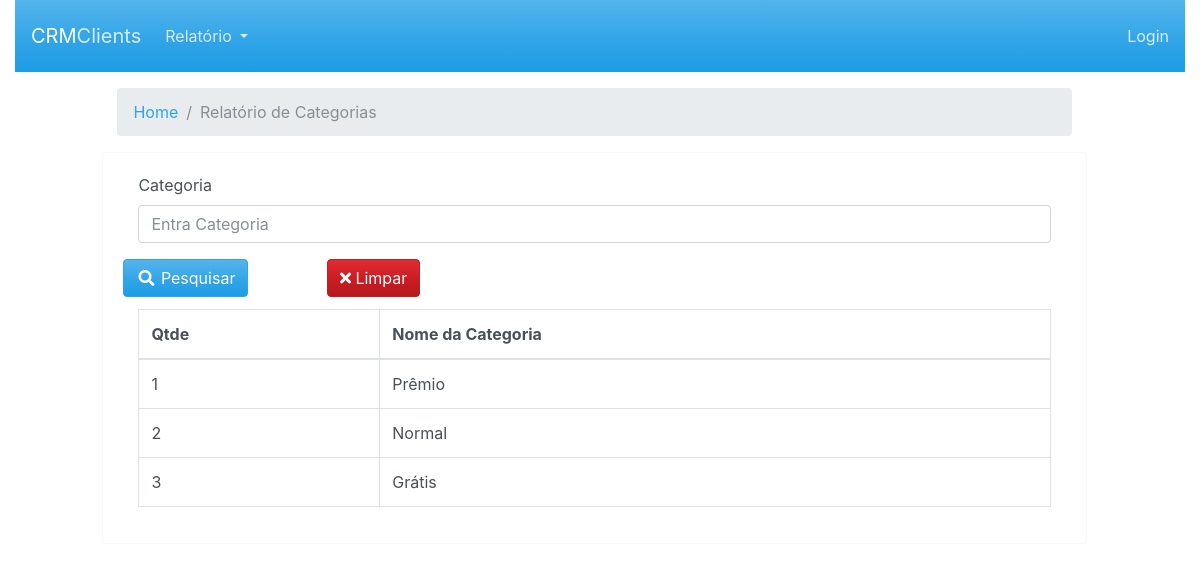
/views/visualizar/categoria.blade.php, run on the app's committed database.
### tables this page shows
CREATE TABLE `categoria` (
  `idCategoria` int(11) NOT NULL,
  `NomeCategoria` varchar(45) NOT NULL,
  `Status` tinyint(4) NOT NULL DEFAULT 1
);

### include/Database.php (called while the page is built, shortened)
<?php
class Database{
    protected $pdo;
    public function __construct(\PDO $pdo)
    {
        $this->pdo = $pdo;
        $this->pdo->setAttribute(\PDO::ATTR_ERRMODE, \PDO::ERRMODE_EXCEPTION);
    }
    public function getAllRecords($tableName, $fields='*', $cond='', $orderBy='', $limit='')
    {
        $stmt = $this->pdo->prepare("SELECT $fields FROM $tableName WHERE 1 ".$cond." ".$orderBy." ".$limit);
        $stmt->execute();
        $rows = $stmt->fetchAll(PDO::FETCH_ASSOC);
        return $rows;
    }
}
?>

### BD/config.php (called while the page is built, shortened)
<?php
include_once('../../include/Database.php');
$dsn	= 	"mysql:dbname=".SS_DB_NAME.";host=".SS_DB_HOST."";
$pdo	=	"";
try {
	$pdo = new PDO($dsn, SS_DB_USER, SS_DB_PASSWORD);
}catch (PDOException $e) {
	echo "Connection failed: " . $e->getMessage();
}
$db 	=	new Database($pdo);
?>

### views/visualizar/categoria.blade.php (the view, shortened to what this page needs)
<?php
include_once('../../BD/config.php');
$condition	=	'';
$condition	.=	' AND Status = 1 ';
$userData	=	$db->getAllRecords('categoria','*',$condition,'ORDER BY idCategoria DESC');
?>
<!doctype html>
<html lang="pt-br">
  <?php include_once('../headers/head.blade.php'); ?>
  <body>
    <div class="container-fluid">
      <?php include_once('../headers/navbar.blade.php'); ?>
      <div class="row flex-xl-nowrap">
        <main class="col-12 col-md-12 col-xl-12 py-md-3 pl-md-1 bd-content" role="main">
            <div class="col align-self-center col-sm-10  offset-md-1">
                <nav aria-label="breadcrumb">
                  <ol class="breadcrumb">
                    <li class="breadcrumb-item"><a href="../home/inicio.blade.php">Home</a></li>
                    <li class="breadcrumb-item active" aria-current="page">Relatório de Categorias</li>
                  </ol>
                </nav>
              </div>
          <div class="card border-light align-self-center col-sm-10  offset-md-1">
            <div class="card-body">
              <div class="card-title">
                <form method="get">
                  <div class="row">
                    <div class="form-group col-sm-12">
                      <label for="NomeCategoria">Categoria</label>
                      <input type="text" name="NomeCategoria" id="NomeCategoria" class="form-control" value="<?php echo isset($_REQUEST['NomeCategoria'])?$_REQUEST['NomeCategoria']:''?>" placeholder="Entra Categoria">
                    </div>
                  </div>
                  <div class="row">
                    <button type="submit" name="submit" value="search" id="submit" class="btn btn-primary"><i class="fa fa-fw fa-search"></i> Pesquisar</button>
                    <a href="<?php echo $_SERVER['PHP_SELF'];?>" class="btn btn-danger offset-md-1"><i class="fa fa-times"></i> Limpar</a>
                  </div>
                </form>
              </div>
              <table class="table table-bordered">
                <thead>
                  <tr>
                    <th scope="col">Qtde</th>
                    <th scope="col">Nome da Categoria</th>
                  </tr>
                </thead>
                <tbody>
                  <?php
                  if(count($userData)>0){
                    $s	=	'';
                    foreach($userData as $val){
                      $s++;
                  ?>
                  <tr>
                    <td><?php echo $s;?></td>
                    <td><?php echo $val['NomeCategoria'];?></td>
                  </tr>
                  <?php
                    }
                  }else{
                  ?>
                  <tr><td colspan="3" align="center">No Record(s) Found!</td></tr>
                  <?php
                  }
                  ?>
                </tbody>
              </table>
            </div>
          </div>
        </main>
      </div>
    </div>
  </body>
</html>

### data on the page
categoria: NomeCategoria "Prêmio"
categoria: NomeCategoria "Normal"
categoria: NomeCategoria "Grátis"
